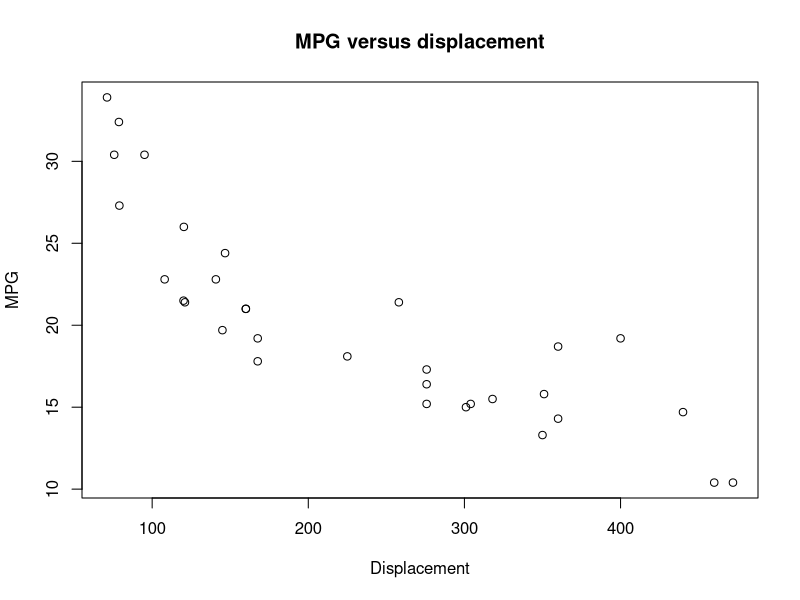

Write R code to recreate this figure.
## ---- chunk 1
knitr::opts_chunk$set(echo = TRUE)
## ---- chunk 2
summary(mtcars)
str(mtcars)
## ---- chunk 3
plot(mtcars$disp, mtcars$mpg, 
     main = "MPG versus displacement", 
     xlab = "Displacement", 
     ylab = "MPG")
